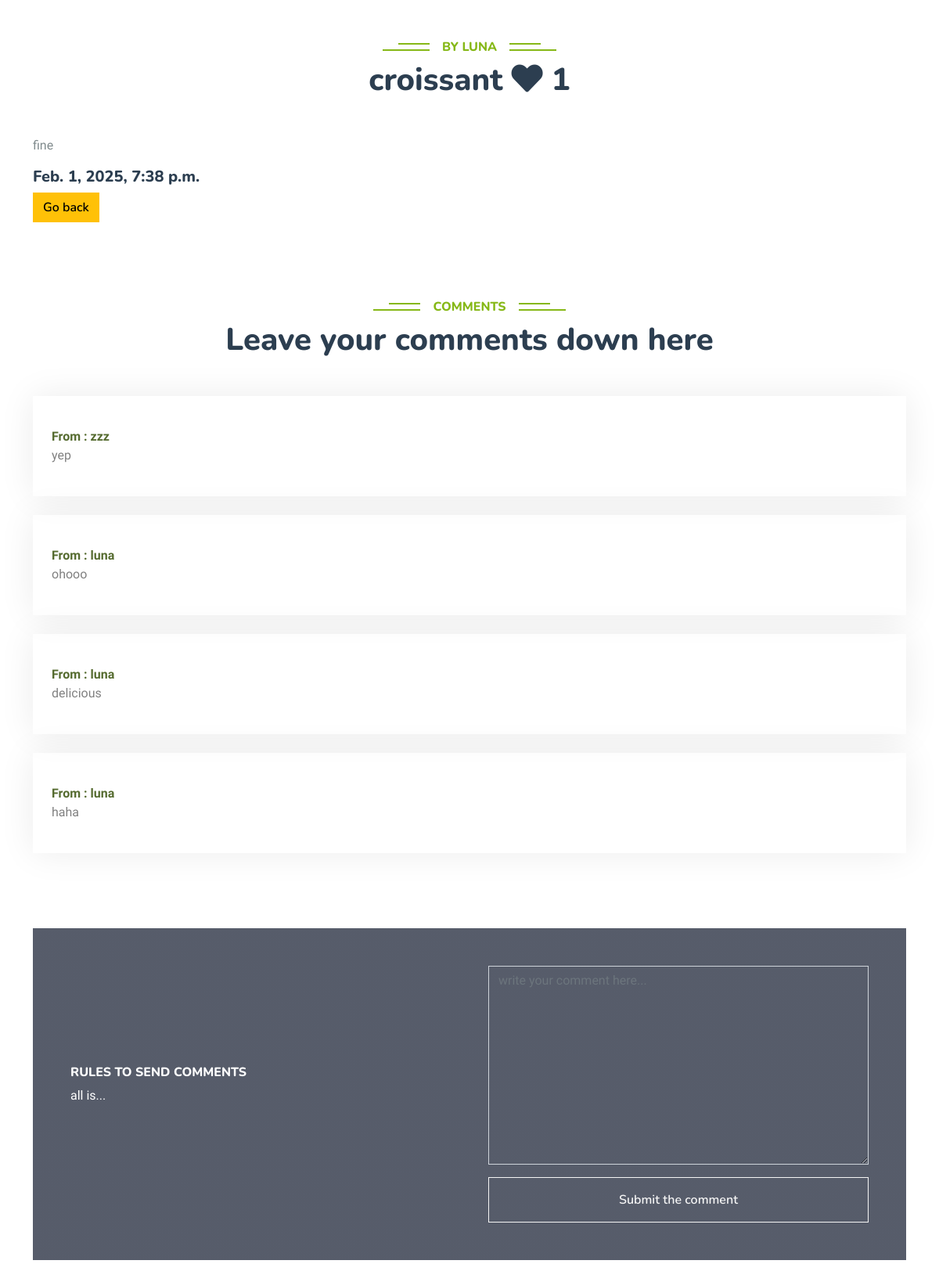
/post-detail/53 (signed in), run on the app's committed database.
### post_module/models.py (models this page shows, shortened)
class Post(models.Model):
    user = models.ForeignKey(User, on_delete=models.CASCADE)
    title = models.CharField(max_length=200)
    text = models.TextField()
    publish = models.DateTimeField(auto_now_add=True)
    last_edit = models.DateTimeField(auto_now=True)
    image = models.ImageField(upload_to='posts_pic', blank=True, null=True)
    is_delete = models.BooleanField(default=False)

class PostComments(models.Model):
    post = models.ForeignKey(Post, on_delete=models.CASCADE, related_name='posted_comments')
    user = models.ForeignKey(User, on_delete=models.CASCADE, related_name='authored_comments')
    text = models.TextField()
    publish = models.DateTimeField(auto_now_add=True)
    class Meta:
        ordering = ['-publish']

### user_module/models.py (models this page shows, shortened)
class User(AbstractUser):
    phone = models.IntegerField(verbose_name='your number', null=True, blank=True)
    email_active_code = models.CharField(max_length=100)
    following = models.ManyToManyField('self', through='Contact', related_name='followers', symmetrical=False)
    class Meta:
        verbose_name = 'user'
        verbose_name_plural = 'users'

### post_module/views.py (the view, shortened to what this page needs)
# urls.py: path('post-detail/<pk>', views.PostDetailView.as_view(), name='post-detail-page'),
class PostDetailView(View):
    def get(self, request, pk):
        post = get_object_or_404(Post, pk=pk)
        if post.is_delete:
            if not request.user.is_staff:
                raise Http404
        comment_form = PostCommentModelForm()
        profile = get_object_or_404(Profile, id=request.user.user_profile.id)
        if profile.liked_posts.filter(id=post.id).exists():
            liked = True
        else:
            liked = False
        context = {'post': post, 'comment_form': comment_form, 'liked': liked}
        return render(request, 'posts/post-detail.html', context)

### post_module/forms.py
class PostCommentModelForm(forms.ModelForm):
    class Meta:
        model = PostComments
        fields = ['text']
        labels = {'text': ''}
        widgets = {'text': forms.Textarea(attrs={'class': 'form-control bg-transparent',
                                                 'placeholder': 'write your comment here...'})}

### post_module/templates/posts/post-detail.html (shortened to what this page needs)
{% extends 'base.html' %}
{% block content %}
    <div class="container-xxl py-5">
        <div class="container">
            <div class="text-center wow fadeInUp" data-wow-delay="0.1s"
                 style="visibility: visible; animation-delay: 0.1s; animation-name: fadeInUp;">
                <h6 class="section-title bg-white text-center text-primary px-3">by {{ post.user.username }}</h6>
                <h1 class="mb-5">{{ post.title }}
                    <i class="like-button fa fa-heart {% if liked %}text-primary{% endif %}"></i>
                    <span class="likes-count">{{ post.liked_by.count }}</span>
                </h1>
            </div>
            <p>{{ post.text }}</p>
            <h5>{{ post.publish }}</h5>
            <a class="btn btn-warning" href="{{ request.META.HTTP_REFERER }}">Go back</a>
        </div>
    </div>
    <div class="container-xxl py-5">
        <div class="container">
            <div class="text-center wow fadeInUp" data-wow-delay="0.1s">
                <h6 class="section-title bg-white text-center text-primary px-3">Comments</h6>
                <h1 class="mb-5">Leave your comments down here</h1>
            </div>
            <div class="row g-4">
                {% for comment in post.posted_comments.all %}
                    <a href="{% url 'user-info' comment.user.username %}">
                        <div class="col-lg-12 col-sm-12 wow fadeInUp" data-wow-delay="0.3s">
                            <div class="service-item rounded pt-3">
                                <div class="p-4">
                                    <strong style="color: darkolivegreen">From : {{ comment.user.username }}</strong>
                                    <p style="color: gray">{{ comment.text }}</p>
                                </div>
                            </div>
                        </div>
                    </a>
                {% endfor %}
            </div>
        </div>
    </div>
    {% if request.user.is_authenticated %}
        {% include 'posts/components/post-comments.html' %}
    {% endif %}
{% endblock %}

### static/css/style.css (style rules this page uses)
:root { --primary: #86B817; --secondary: #FE8800; --light: #F5F5F5; --dark: #14141F; }
.btn { font-family: 'Nunito', sans-serif; font-weight: 600; transition: .5s; }
.section-title { position: relative; display: inline-block; text-transform: uppercase; }
.section-title::before { position: absolute; content: ""; width: calc(100% + 80px); height: 2px; top: 4px; left: -40px; background: var(--primary); z-index: -1; }
.section-title::after { position: absolute; content: ""; width: calc(100% + 120px); height: 2px; bottom: 5px; left: -60px; background: var(--primary); z-index: -1; }
.service-item { box-shadow: 0 0 45px rgba(0, 0, 0, .08); transition: .5s; }
.service-item * { transition: .5s; }

### data on the page
Post: user.username "LUNA", title "croissant", liked_by.count "1", text "fine", publish "Feb. 1, 2025, 7:38 p.m."
PostComments: user.username "zzz", text "yep"
PostComments: user.username "luna", text "ohooo"
PostComments: user.username "luna", text "delicious"
PostComments: user.username "luna", text "haha"
